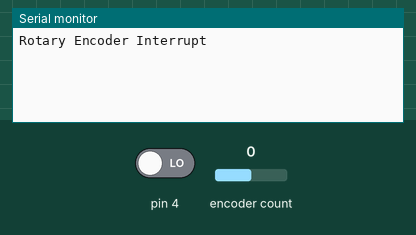
The sketch below on a simulated Arduino Uno, built with avr-gcc and run on an emulated ATmega328P. Shown: the last lines printed to the serial monitor. The inputs (shaded band) are chosen by the test bench; at power-on: encoder count 0, pin 4 LOW.

Above: at 1.2 s.
1.3 s: encoder count set to 1
At 2.5 s:
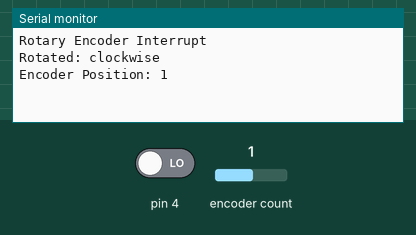
2.8 s: encoder count set to 0
At 3.9 s:
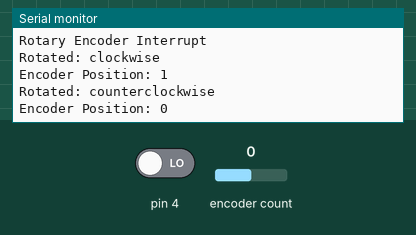

Measured:
- after the input at 1.3 s, the serial monitor: prints a new line at once (image 1)
- after the input at 2.8 s, the serial monitor: prints a new line at once (image 2)

The sketch:

rotary_interrupt.ino
```cpp
// (licence header left out)
#include <rotary.h>

Rotary r = Rotary(3, 4);
volatile int encoderPosCount = 0;
volatile char result;
volatile bool signal = false;

ISR(PCINT2_vect)
{
  if(signal)
    return;
  result = r.process();
  if (result) {
    if (result == DIR_CCW) encoderPosCount--;
    if (result == DIR_CW) encoderPosCount++;
    signal = true;
  }
}

void setup() {
  Serial.begin(9600);
  Serial.println("Rotary Encoder Interrupt");

  // pin change interrupt 3, 4
  PCMSK2 |= bit (PCINT19); // want pin 3
  PCMSK2 |= bit (PCINT20); // want pin 4
  PCIFR  |= bit (PCIF2);   // clear any outstanding interrupts
  PCICR  |= bit (PCIE2);   // enable pin change interrupts for D0 to D7
}

void loop() {
  if (signal)
  {
    Serial.print("Rotated: ");
    if (result == DIR_CW) {
      Serial.println("clockwise");
    } else {
      Serial.println("counterclockwise");
    }
    Serial.print("Encoder Position: ");
    Serial.println(encoderPosCount);
    signal = false;
  }
}
```
